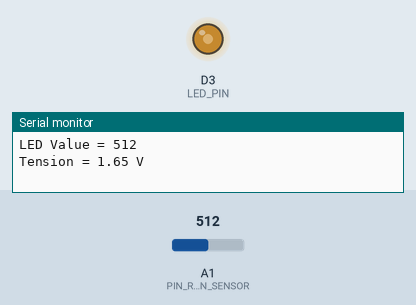
A program run on a simulated Arduino MKR. On the bench: output pins drawn as LEDs (lit = HIGH), the last lines printed to the serial monitor. The inputs (shaded band) are chosen by the test bench; at power-on: A1 (PIN_ROTATION_SENSOR) = 512.

Above: at 1.2 s.
1.3 s: A1 (PIN_ROTATION_SENSOR) set to 716
At 2.3 s:
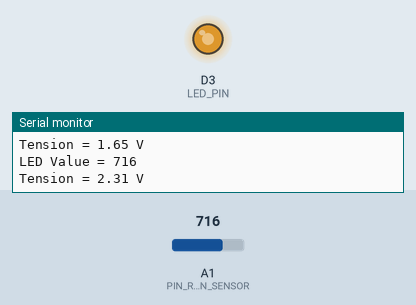
2.8 s: A1 (PIN_ROTATION_SENSOR) set to 900
At 3.4 s:
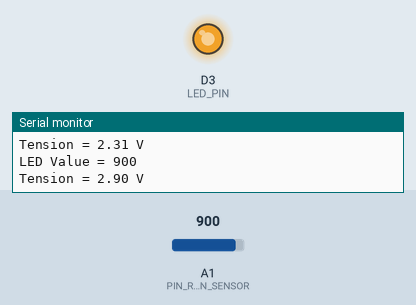
4.3 s: A1 (PIN_ROTATION_SENSOR) set to 122
At 4.6 s:
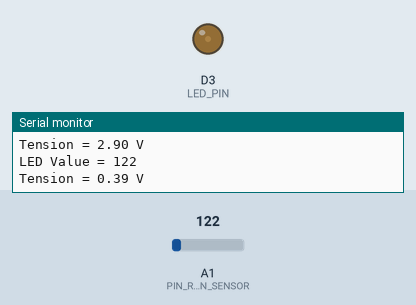
5.8 s: A1 (PIN_ROTATION_SENSOR) set to 0
At 6.9 s:
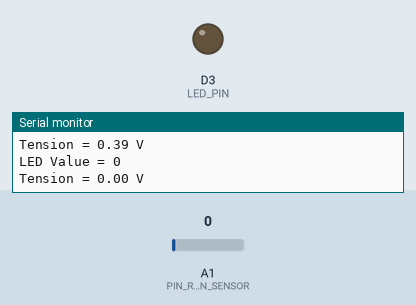
7.3 s: A1 (PIN_ROTATION_SENSOR) set to 511
At 8.0 s:
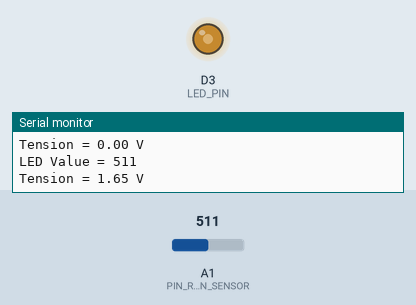
Timing chart, 0 to 9.8 s (numbered marks = the images above; inputs shaded):
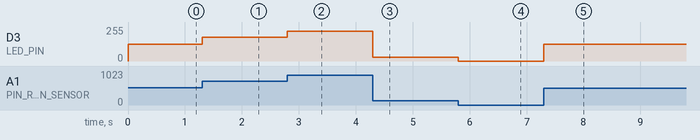

The program:

main.cpp
```cpp
/*

TITRE          : Amplificateur LED avec Transistor
AUTEUR         : Franck Nkeubou Awougang
DATE           : 26/02/2022
DESCRIPTION    : programme permetttant de controler l'intensité d'une LED en utilisant un Rotation
				 sensor pour contrôler l'intenseité de la LED en utilisant le transistor.
VERSION        : 0.0.1

*/

#include <Arduino.h>
#include "Timer.h"

const int LED_PIN = 3;
const int PIN_ROTATION_SENSOR = A1;

Timer Time;
short int Delay = 2000;
short int LedValue = 0;
short int LastLedValue = 0;
short int MaxValueBroche = 1023;
float TensionValue = 0;
float TensionMaximale = 3.3;

void setup() {
	// put your setup code here, to run once:
	Serial.begin(9600);
	pinMode(LED_PIN, OUTPUT); //On configure notre Arduino.
	pinMode(PIN_ROTATION_SENSOR, INPUT); //On configure notre Arduino.
	// pinMode(Button, INPUT);//On configure l'entrée du signal du bouton à la broche correspondante.
	Time.startTimer(Delay);
}

void loop() {
	short int Value = analogRead(PIN_ROTATION_SENSOR); // capture de la valeur du capteur.
	LedValue = map(Value, 0, 1023, 0, 255); // mapping de la valeur pour une sortie analogue.
	// Faisons la conversion pour obtenir la tension correspondante.
	TensionValue = (Value * TensionMaximale) / MaxValueBroche;
	if (LedValue - LastLedValue >= 3 || LedValue - LastLedValue <= -3){
		LastLedValue = LedValue;
		analogWrite(LED_PIN, LedValue);
		Serial.println((String) "LED Value = " + Value + "\nTension = " + TensionValue + " V\n");
	}
	delay(1);
}
```

Timer.h
```cpp
/*

TITRE          : Feux de signalisation en POO.
AUTEUR         : Franck Nkeubou Awougang
DATE           : 21/01/2022
DESCRIPTION    : Programme pour faire fonctionner un feu de signalisation suivant
                  4 états (Clignotement_Vert, Vert, Jaune et Rouge) en utilisant les classes.
VERSION        : 0.0.1

*/

#ifndef TIMER_H
    #define TIMER_H // En même temps, on inclu Arduino.h

class Timer
{
    private:
        unsigned long timerStart  = 0;
        unsigned long timerTarget = 0;

    public:
        Timer(){}

        void startTimer(int msec);

        bool isTimerReady();
};

class LedFromColor
{
    private:
        short int BrocheColor;
        short int LedPIN;

    public:
        LedFromColor(){}

        void Initialisation();

        void Configure(short int PIN, short int Broche);

        short int GetPINLed();
};
#endif
```

Timer.cpp
```cpp
#include "Timer.h"
#include <Arduino.h>

void Timer::startTimer(int msec) {
            timerStart = millis();
            timerTarget = msec;
        }
bool Timer::isTimerReady() {
            return (millis() - timerStart) > timerTarget;
        }
void LedFromColor::Initialisation(){
            pinMode(LedPIN, OUTPUT);
        }

void LedFromColor::Configure(short int PIN, short int Broche){
    LedPIN = PIN;
    BrocheColor = Broche;
}

short int LedFromColor::GetPINLed(){
    return BrocheColor;
}
```

Measured:
- after the input at 1.3 s, D3 (LED_PIN): 127/255 → 178/255 at once
- after the input at 2.8 s, D3 (LED_PIN): 178/255 → 224/255 at once
- after the input at 4.3 s, D3 (LED_PIN): 224/255 → 30/255 at once
- after the input at 5.8 s, D3 (LED_PIN): 30/255 → 0/255 at once
- after the input at 7.3 s, D3 (LED_PIN): 0/255 → 127/255 at once
